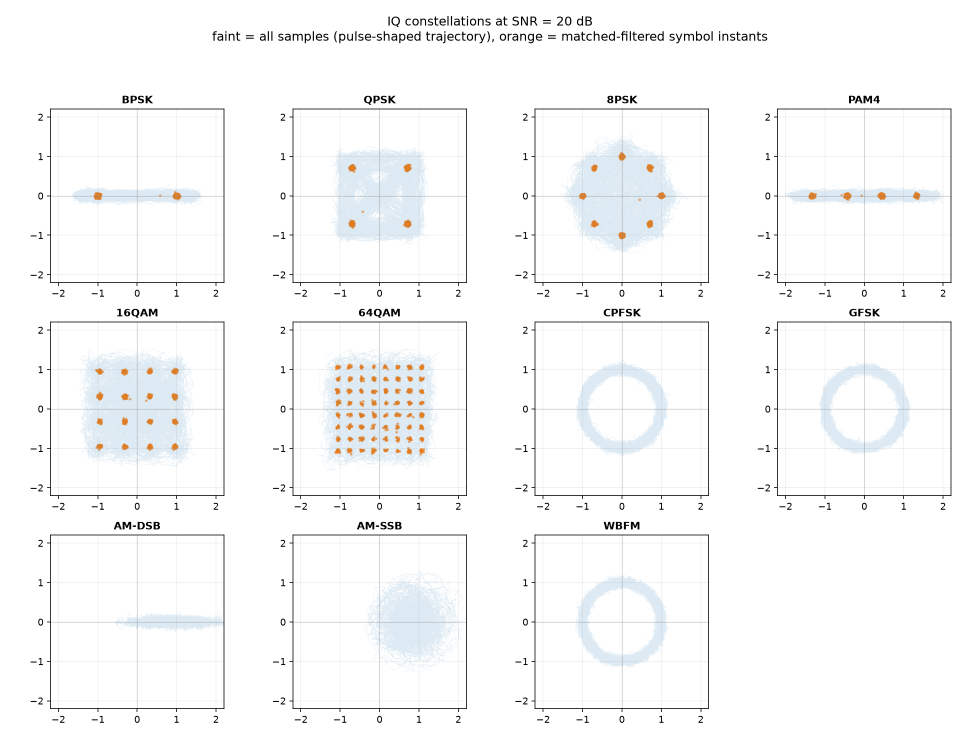
#> input picture figures/01_constellations.png, 1960 x 1470 px (shown at 1/2 size)
$ python crops.py
#> lines starting #> are read from the running program, lines starting #| are printed output that depends on the picture
"""Cut the two constellation panels and the class-spectra grid out of the
committed figures for the deck. Run from the repository root:

    python deck/crops.py
"""
import pathlib

from PIL import Image

ROOT = pathlib.Path(__file__).resolve().parent.parent
HERE = pathlib.Path(__file__).resolve().parent

im = Image.open(ROOT / "figures/01_constellations.png")
#> im is the input picture: PIL image 1960x1470 RGBA; mean R, G, B, A 248, 248.6, 248.9, 255
# Axes frames of the 16QAM and 64QAM panels (row 2, columns 1 and 2) in the
# 1960 x 1470 figure, with the panel title above and the tick labels around.
im.crop((70, 612, 462, 1012)).save(HERE / "c16qam.png")
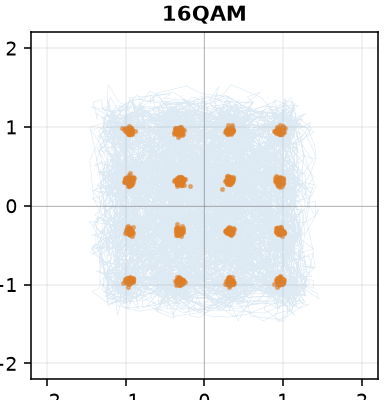
#> saved as c16qam.png: PIL image 392x400 RGBA; mean R, G, B, A 240.5, 242.2, 243.1, 255
im.crop((555, 612, 947, 1012)).save(HERE / "c64qam.png")
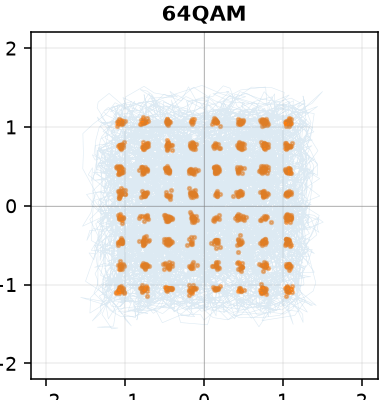
#> saved as c64qam.png: PIL image 392x400 RGBA; mean R, G, B, A 240.1, 239.6, 238.6, 255

sp = Image.open(ROOT / "figures/08_radioml_class_spectra.png")
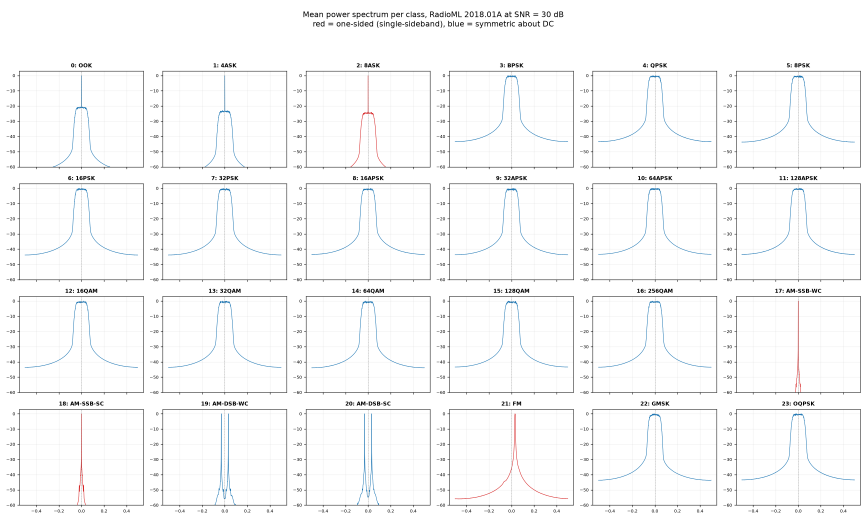
#> input picture figures/08_radioml_class_spectra.png, 2600 x 1560 px (shown at 1/3 size)
#> sp is the input picture: PIL image 2600x1560 RGBA; mean R, G, B, A 248.3, 248.6, 249, 255
w, h = sp.size
#> w = 2600; h = 1560
# Drop the figure's own title band; the slide title does the talking.
sp.crop((0, int(h * 0.075), w, h)).save(HERE / "spectra24.png")
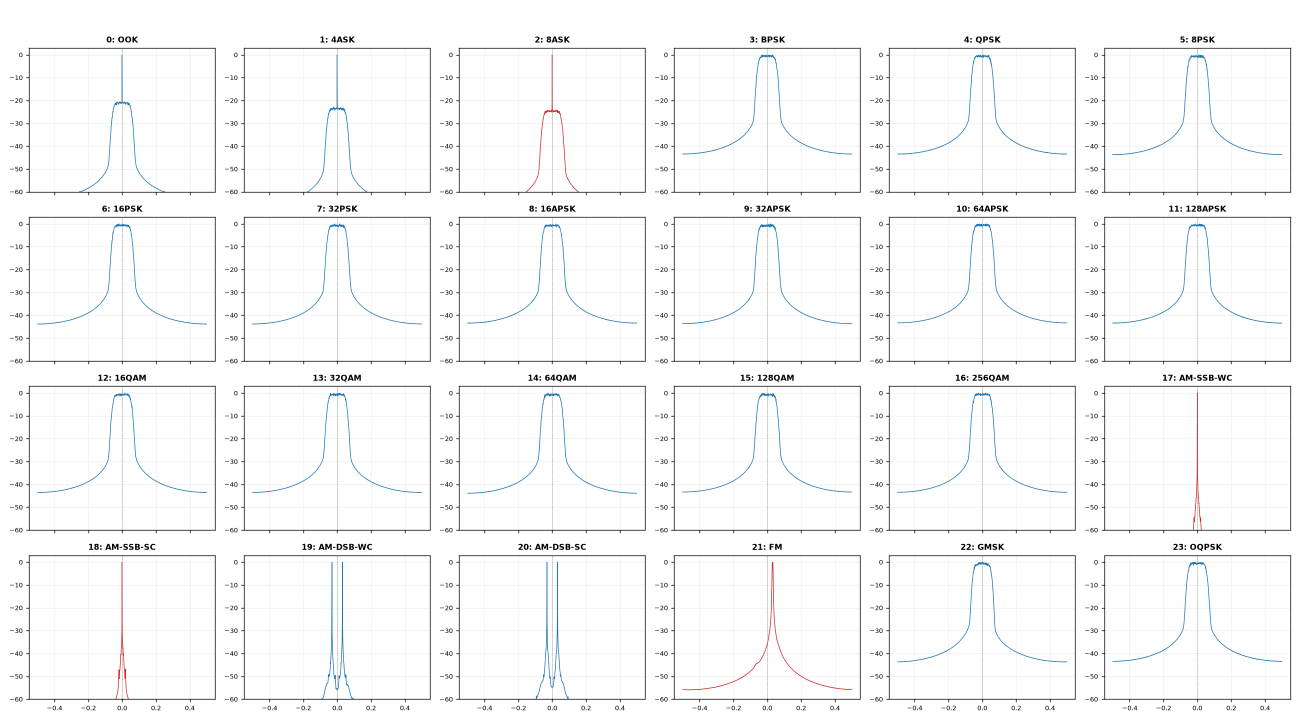
#> saved as spectra24.png: PIL image 2600x1443 RGBA (shown at 1/2 size); mean R, G, B, A 248.3, 248.6, 248.9, 255
print("wrote c16qam.png c64qam.png spectra24.png")
